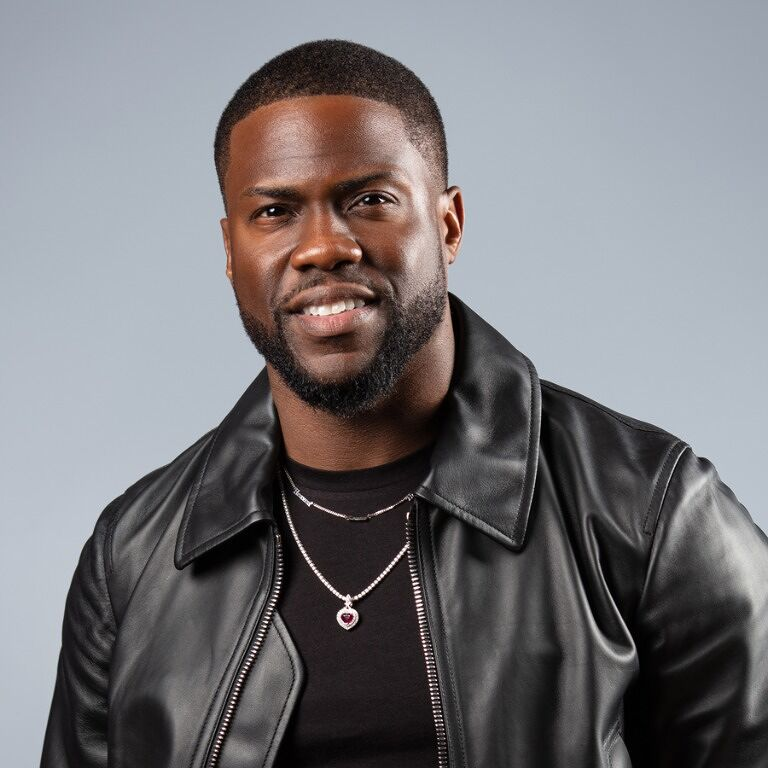
#> input picture model/test_images/kev1.jpg, 768 x 768 px
$ jupyter execute --allow-errors comedian_classifier_model.ipynb   (shell and % lines are left out)
#> lines starting #> are read from the running program, lines starting #| are printed output that depends on the picture
[cell 1]
import numpy as np
import cv2
import matplotlib
from matplotlib import pyplot as plt

[cell 2]
img = cv2.imread('./test_images/kev1.jpg')
#> img is the input picture: shape (768, 768, 3); mean B, G, R 122, 118.8, 120.4
img.shape
#> Out = (768, 768, 3)

[cell 3]
plt.imshow(img)

[cell 4]
gray = cv2.cvtColor(img, cv2.COLOR_BGR2GRAY)
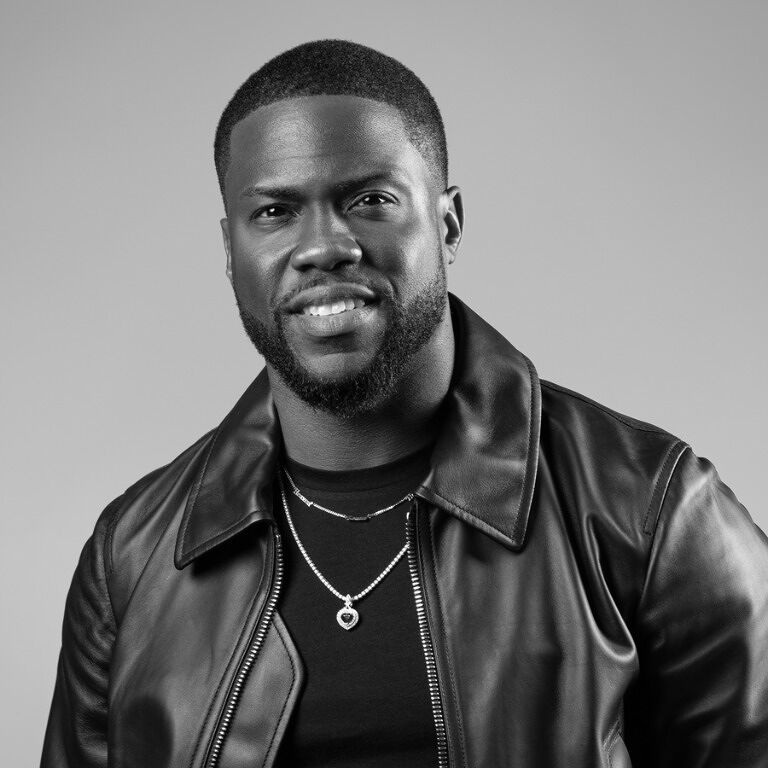
#> gray: shape (768, 768); min 0, max 255, mean 119.6
gray.shape
#> Out = (768, 768)

[cell 5]
gray

[cell 6]
plt.imshow(gray, cmap='gray')

[cell 7]
face_cascade = cv2.CascadeClassifier('./opencv/haarcascades/haarcascade_frontalface_default.xml')
eye_cascade = cv2.CascadeClassifier('./opencv/haarcascades/haarcascade_eye.xml')

faces = face_cascade.detectMultiScale(gray, 1.3, 5)
#> faces = [[205, 118, 229, 229]]
faces
#> Out = [[205, 118, 229, 229]]

[cell 8]
(x, y, w, h) = faces[0]
#> x = 205; y = 118; w = 229; h = 229
x,y,w,h
#> Out = (205, 118, 229, 229)

[cell 9]
face_img = cv2.rectangle(img,(x,y),(x+w,y+h),(255,0,0),2)
plt.imshow(face_img)

[cell 10]
cv2.destroyAllWindows()
for (x,y,w,h) in faces:
    face_img = cv2.rectangle(img,(x,y),(x+w,y+h),(255,0,0),2)
    roi_gray = gray[y:y+h, x:x+w]
    roi_color = face_img[y:y+h, x:x+w]
    eyes = eye_cascade.detectMultiScale(roi_gray)
    for (ex,ey,ew,eh) in eyes:
        cv2.rectangle(roi_color,(ex,ey),(ex+ew,ey+eh),(0,255,0),2)
#> this loop made 1 pass
#> (x, y, w, h, eyes) on pass 1: (205, 118, 229, 229, [[39, 67, 56, 56]])
#> pass 1, `roi_gray = gray[y:y+h, x:x+w]`:
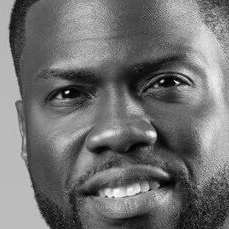
#> roi_gray: shape (229, 229); min 0, max 255, mean 112.9
#> after the loop:
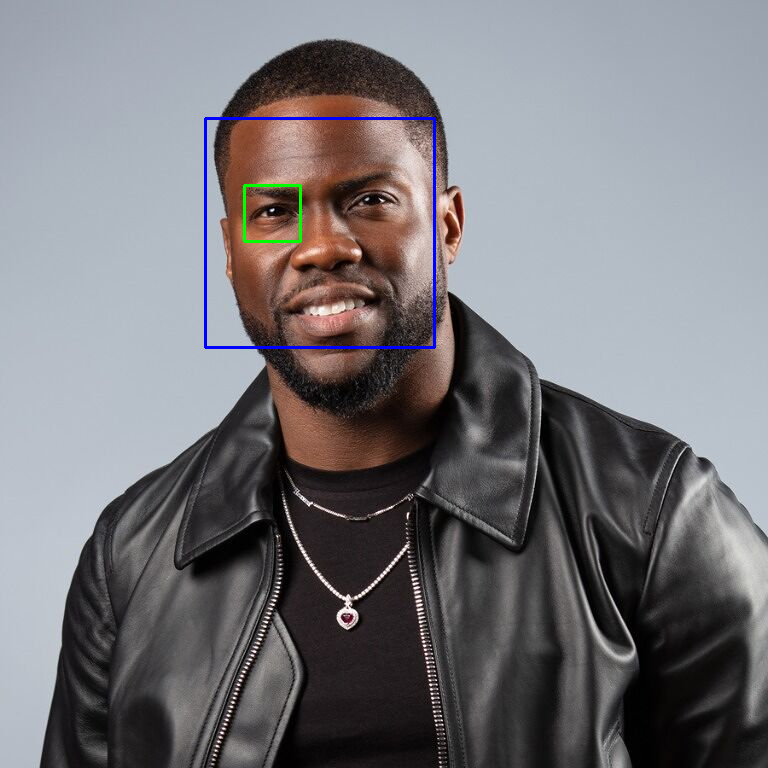
#> img: shape (768, 768, 3); mean B, G, R 122.6, 118.4, 119.5
#> after the loop:
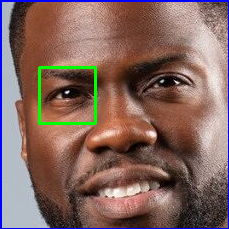
#> roi_color: shape (229, 229, 3); mean B, G, R 95.8, 102.8, 131.4


plt.figure()
plt.imshow(face_img, cmap='gray')
plt.show()

[cell 11]
plt.imshow(roi_color, cmap='gray')

[cell 12]
def get_cropped_image_if_2_eyes(image_path):
#> called with image_path = './test_images/kev1.jpg'
    img = cv2.imread(image_path)
    if(img is not None):
        gray = cv2.cvtColor(img, cv2.COLOR_BGR2GRAY)
        faces = face_cascade.detectMultiScale(gray, 1.3, 5)
#> faces = [[205, 118, 229, 229]]
        for (x,y,w,h) in faces:
            roi_gray = gray[y:y+h, x:x+w]
            roi_color = img[y:y+h, x:x+w]
            eyes = eye_cascade.detectMultiScale(roi_gray)
            if len(eyes) >= 2:
                return roi_color
    else:
        exit(1)

[cell 13]
original_image = cv2.imread('./test_images/kev1.jpg')
plt.imshow(original_image)

[cell 14]
#cropped_imagee = get_cropped_image_if_2_eyes('./test_images/kev1.jpg') - gives an error, cus it cannot see his two eyes at the sametime. Therefore this piece of code ignores it.
#plt.imshow(cropped_imagee)

[cell 15]
cropped_image_no_2_eyes = get_cropped_image_if_2_eyes('./test_images/kev1.jpg')
cropped_image_no_2_eyes # returns - 0 (zero) it cannot detect his 2nd eye, thats why

[cell 16]
org_image_obstructed = cv2.imread('./test_images/kev2.jpg')
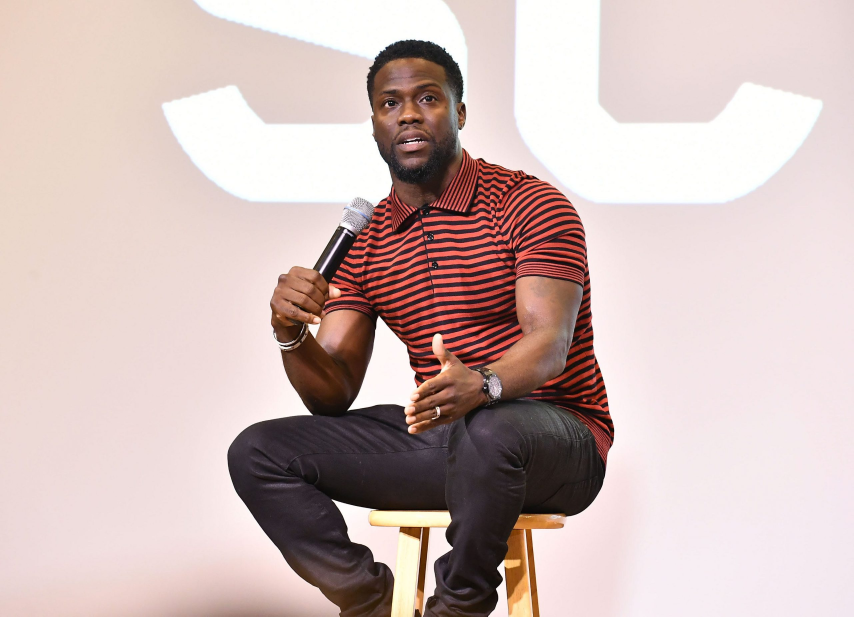
#> input picture model/test_images/kev2.jpg, 2560 x 1849 px (shown at 1/3 size)
#> org_image_obstructed is the input picture: shape (1849, 2560, 3); mean B, G, R 182.9, 186, 206
plt.imshow(org_image_obstructed)

[cell 17]
cropped_imagee_2 = get_cropped_image_if_2_eyes('./test_images/kev2.jpg')
#> call 2 of get_cropped_image_if_2_eyes, with image_path = './test_images/kev2.jpg'
#> in get_cropped_image_if_2_eyes (call 2), `gray = cv2.cvtColor(img, cv2.COLOR_BGR2GRAY)`:
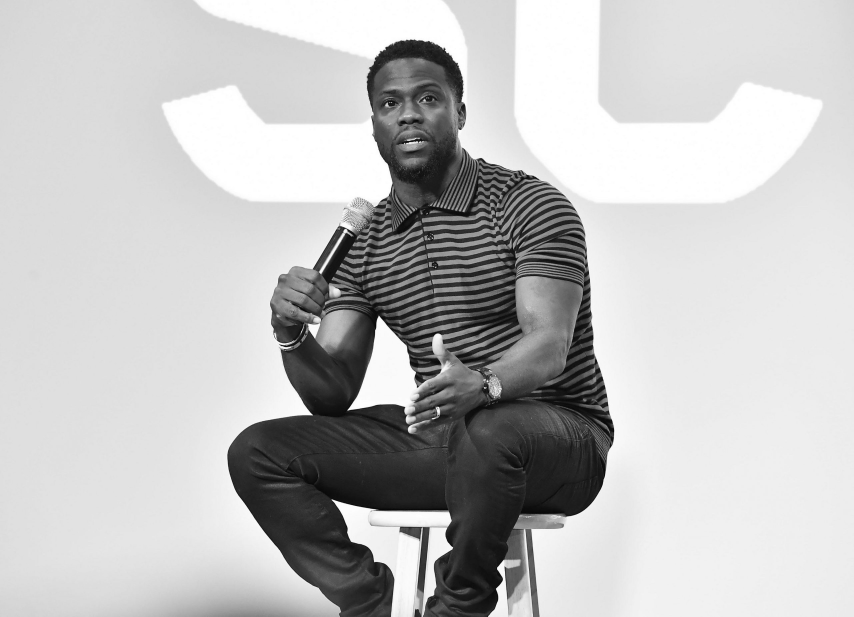
#> gray: shape (1849, 2560) (shown at 1/3 size); min 0, max 255, mean 191.6
#> in get_cropped_image_if_2_eyes (call 2), `faces = face_cascade.detectMultiScale(gray, 1.3, 5)`: faces = [[1097, 186, 284, 284]]
#> the loop in get_cropped_image_if_2_eyes, `for (x,y,w,h) in faces:` made 1 pass
#> pass 1, in get_cropped_image_if_2_eyes (call 2), `roi_gray = gray[y:y+h, x:x+w]`:
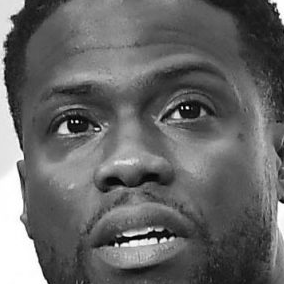
#> roi_gray: shape (284, 284); min 1, max 255, mean 102.5
#> pass 1, in get_cropped_image_if_2_eyes (call 2), `roi_color = img[y:y+h, x:x+w]`:
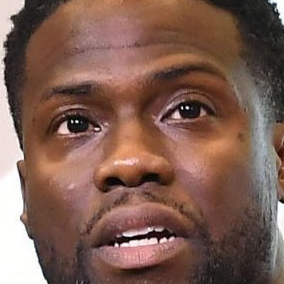
#> roi_color: shape (284, 284, 3); mean B, G, R 82.7, 94.2, 126.2
plt.imshow(cropped_imagee_2)

**Above cropped_image_no_2_eyes is None which means we should ignore this image and we will not use such image for model training**

[cell 18]
path_to_data = "./dataset/"
path_to_cr_data = "./dataset/cropped/"

[cell 19]
import os
img_dirs = []
for entry in os.scandir(path_to_data):
    if entry.is_dir():
        img_dirs.append(entry.path)

[cell 20]
img_dirs

**Go through all images in dataset folder and create cropped images for them. There will be cropped folder inside dataset folder after you run this code**

[cell 21]
import shutil
if os.path.exists(path_to_cr_data):
     shutil.rmtree(path_to_cr_data)
os.mkdir(path_to_cr_data)

[cell 22]
cropped_image_dirs = []
celebrity_file_names_dict = {}
#> (the rest of this cell did not finish here and is left out)

        if roi_color is not None:
            cropped_folder = path_to_cr_data + celebrity_name
            if not os.path.exists(cropped_folder):
                os.makedirs(cropped_folder)
                cropped_image_dirs.append(cropped_folder)
                print("Generating cropped images in folder: ",cropped_folder)


            cropped_file_name = celebrity_name + str(count) + ".png"
            cropped_file_path = cropped_folder + "/" + cropped_file_name

            cv2.imwrite(cropped_file_path, roi_color)
            celebrity_file_names_dict[celebrity_name].append(cropped_file_path)
            count += 1

            # This piece of code did not work at the beginning. Therefore, I changed the inside of get_cropped_image_if_2_eyes function. Now, its ok

## Part - 3 has completed. Also, I've deleted the unrelated images from the files by my hand in order to increase the accuracy

<h3 style='color:blue'>Preprocessing: Use wavelet transform as a feature for traning our model</h3>

#### In wavelet transformed image, you can see edges clearly and that can give us clues on various facial features such as eyes, nose, lips etc

[cell 23]
import numpy as np
import pywt
import cv2

def w2d(img, mode='haar', level=1):
#> called with mode = 'db1', level = 5
    imArray = img
    #Datatype conversions
    #convert to grayscale
    imArray = cv2.cvtColor( imArray,cv2.COLOR_RGB2GRAY )
    #convert to float
    imArray =  np.float32(imArray)
    imArray /= 255;
    # compute coefficients
    coeffs=pywt.wavedec2(imArray, mode, level=level)
#> coeffs = 6 items

    #Process Coefficients
    coeffs_H=list(coeffs)
#> coeffs_H = 6 items
    coeffs_H[0] *= 0;

    # reconstruction
    imArray_H=pywt.waverec2(coeffs_H, mode);
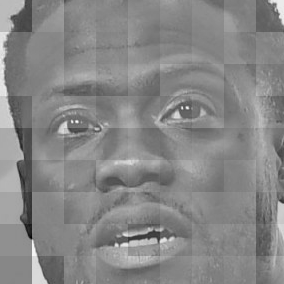
#> imArray_H: shape (284, 284) float32; min -0.87, max 0.772, mean -0.000463; drawn with min black and max white
    imArray_H *= 255;
    imArray_H =  np.uint8(imArray_H)
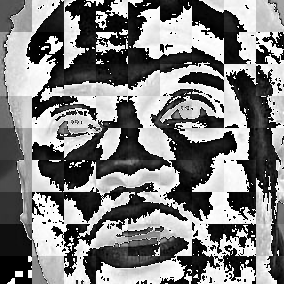
#> imArray_H: shape (284, 284); min 0, max 255, mean 127.3

    return imArray_H

[cell 24]
im_har = w2d(cropped_imagee_2,'db1',5)
plt.imshow(im_har, cmap='gray')

[cell 25]
plt.imshow(cropped_imagee_2, cmap='gray')

[cell 26]
celebrity_file_names_dict

### Images in cropped folder can be used for model training. We will use these raw images along with wavelet transformed images to train our classifier. Let's prepare X and y now

[cell 27]
class_dict = {}
count = 0
for celebrity_name in celebrity_file_names_dict.keys():
    class_dict[celebrity_name] = count
    count = count + 1
class_dict
